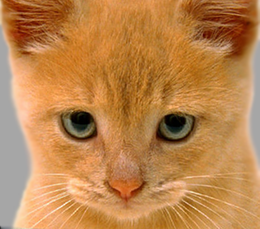
%> input picture cs484_cv/hw2/data/cat.bmp, 260 x 229 px, shrunk from 410 x 361 before the run
$ octave --eval "proj1_test_filtering;"   (GNU Octave 9; MATLAB toolbox functions it lacks are replaced by stand-ins)
%> lines starting %> are read from the running program, lines starting %| are printed output that depends on the picture
### cs484_cv/hw2/code/my_imfilter.m
function output = my_imfilter(image, filter)
% This function is intended to behave like the built in function imfilter()
% when operating in convolution mode. See 'help imfilter'.
% While "correlation" and "convolution" are both called filtering,
% there is a difference. From 'help filter2':
%    2-D correlation is related to 2-D convolution by a 180 degree rotation
%    of the filter matrix.

% Your function should meet the requirements laid out on the project webpage.

% Boundary handling can be tricky as the filter can't be centered on pixels
% at the image boundary without parts of the filter being out of bounds. If
% we look at 'help imfilter', we see that there are several options to deal
% with boundaries.
% Please recreate the default behavior of imfilter:
% to pad the input image with zeros, and return a filtered image which matches
% the input image resolution.
% A better approach is to mirror or reflect the image content in the padding.

% Uncomment to call imfilter to see the desired behavior.
% output = imfilter(image, filter, 'conv');

%%%%%%%%%%%%%%%%
% Your code here
%%%%%%%%%%%%%%%%
filter_size = size(filter);
if mod(filter_size(1),2) == 1
    ft_size = fix(size(filter)/2);
    im_size = size(image);
    B = zeros([ft_size(1)*2 + im_size(1) ft_size(2)*2 + im_size(2) 3]);
    for k = 1:3
        for i = 1:im_size(1)
            for j = 1:im_size(2)
                B(i+ft_size(1), j+ft_size(2), k) = image(i,j,k);
            end
        end
    end

    C = zeros(im_size);
    disp(size(image));
    disp(size(B));
    disp(size(C));
    filter_f = flipud(fliplr(filter));
    for k = 1:3
        for i = 1:im_size(1)
            for j = 1:im_size(2)
                C(i,j,k) = sum(sum(B(i:i+2*ft_size(1):i,j:j+2*ft_size(2),k).*filter_f));
            end
        end
    end

    output = C;
else
    output = 'Error, put odd size filter';
end

### cs484_cv/hw2/code/hw2_test_filtering.m
function proj1_test_filtering()

% This script has test cases to help you test your my_imfilter() function.
% You should verify here that your output is reasonable before using
% your filtering to construct a hybrid image in proj1.m. The outputs are
% all saved and you can include them in your writeup. You can add calls to
% imfilter() if you want to check that my_imfilter() is doing something
% similar.
%
% Written by James Hays.

%% Setup
test_image = im2single(imread('../data/cat.bmp'));
test_image = imresize(test_image, 0.7, 'bilinear'); %resizing to speed up testing%
%> test_image: size 161x182x3 single
figure(1)
imshow(test_image)

%% Identify filter
%This filter should do nothing regardless of the padding method you use.
identity_filter = [0 0 0; 0 1 0; 0 0 0];
size(test_image);
identity_image  = my_imfilter(test_image, identity_filter);
%|    161   182     3
%|    163   184     3
%|    161   182     3
sol_identity_image  = imfilter(test_image, identity_filter);
size(identity_image);


figure(2); imshow(identity_image);
imwrite(identity_image, 'identity_image.jpg', 'quality', 95);

%% Small blur with a box filter
%This filter should remove some high frequencies
blur_filter = [1 1 1; 1 1 1; 1 1 1];
blur_filter = blur_filter / sum(sum(blur_filter)); %making the filter sum to 1

blur_image = imfilter(test_image, blur_filter);

figure(3); imshow(blur_image);
imwrite(blur_image, 'blur_image.jpg', 'quality', 95);

%% Large blur
%This blur would be slow to do directly, so we instead use the fact that
%Gaussian blurs are separable and blur sequentially in each direction.
large_1d_blur_filter = fspecial('Gaussian', [25 1], 10);

large_blur_image = my_imfilter(test_image, large_1d_blur_filter);
%> after the loop in my_imfilter (call 2), `for k = 1:3`:
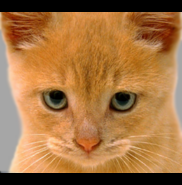
%> B: size 185x182x3 double; mean R, G, B 0.643, 0.452, 0.263
%|    161   182     3
%|    185   182     3
%|    161   182     3
large_blur_image = my_imfilter(large_blur_image, large_1d_blur_filter'); %notice the ' operator which transposes the filter
%> after the loop in my_imfilter (call 3), `for k = 1:3`:
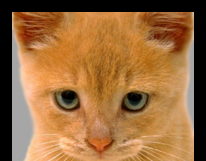
%> B: size 161x206x3 double; mean R, G, B 0.599, 0.42, 0.244
%|    161   182     3
%|    161   206     3
%|    161   182     3
%> after the loop in my_imfilter (call 3), `for k = 1:3`:
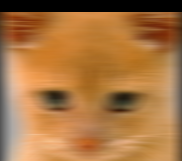
%> C: size 161x182x3 double; mean R, G, B 0.658, 0.459, 0.261

figure(4); imshow(large_blur_image);
imwrite(large_blur_image, 'large_blur_image.jpg', 'quality', 95);

% %If you want to see how slow this would be to do naively, try out this
% %equivalent operation:
% tic %tic and toc run a timer and then print the elapsted time
% large_blur_filter = fspecial('Gaussian', [25 25], 10);
% large_blur_image = my_imfilter(test_image, large_blur_filter);
% toc

%% Oriented filter (Sobel Operator)
sobel_filter = [-1 0 1; -2 0 2; -1 0 1]; %should respond to horizontal gradients

sobel_image = my_imfilter(test_image, sobel_filter);
%|    161   182     3
%|    163   184     3
%|    161   182     3

%0.5 added because the output image is centered around zero otherwise and mostly black
figure(5); imshow(sobel_image + 0.5);
%> after `imshow(sobel_image + 0.5)`:
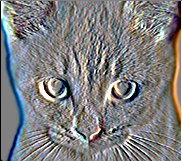
%> displayed picture: size 161x182x3, on the screen's scale of 0 to 255; mean R, G, B 127.1, 127.3, 127.9
imwrite(sobel_image + 0.5, 'sobel_image.jpg', 'quality', 95);


%% High pass filter (Discrete Laplacian)
laplacian_filter = [0 1 0; 1 -4 1; 0 1 0];

laplacian_image = my_imfilter(test_image, laplacian_filter);
%> call 5 of my_imfilter, with filter = [0 1 0; 1 -4 1; 0 1 0]
%|    161   182     3
%|    163   184     3
%|    161   182     3
%> after the loop in my_imfilter (call 5), `for k = 1:3`:
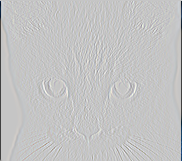
%> C: size 161x182x3 double; mean R, G, B -0.00771, -0.00718, -0.00665; drawn with min black and max white

%0.5 added because the output image is centered around zero otherwise and mostly black
figure(6); imshow(laplacian_image + 0.5);
imwrite(laplacian_image + 0.5, 'laplacian_image.jpg', 'quality', 95);


%% High pass "filter" alternative
high_pass_image = test_image - blur_image; %simply subtract the low frequency content
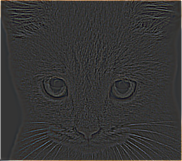
%> high_pass_image: size 161x182x3 single; mean R, G, B 0.00573, 0.00456, 0.00339; drawn with min black and max white

figure(7); imshow(high_pass_image + 0.5);
%> after `imshow(high_pass_image + 0.5)`:
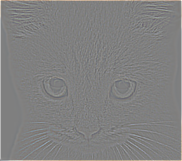
%> displayed picture: size 161x182x3, on the screen's scale of 0 to 255; mean R, G, B 128.9, 128.6, 128.4
imwrite(high_pass_image + 0.5, 'high_pass_image.jpg', 'quality', 95);
disp('1')
disp(size(test_image))
%|    161   182     3
disp(size(identity_image))
%|    161   182     3
disp(size(large_blur_image))
%|    161   182     3
